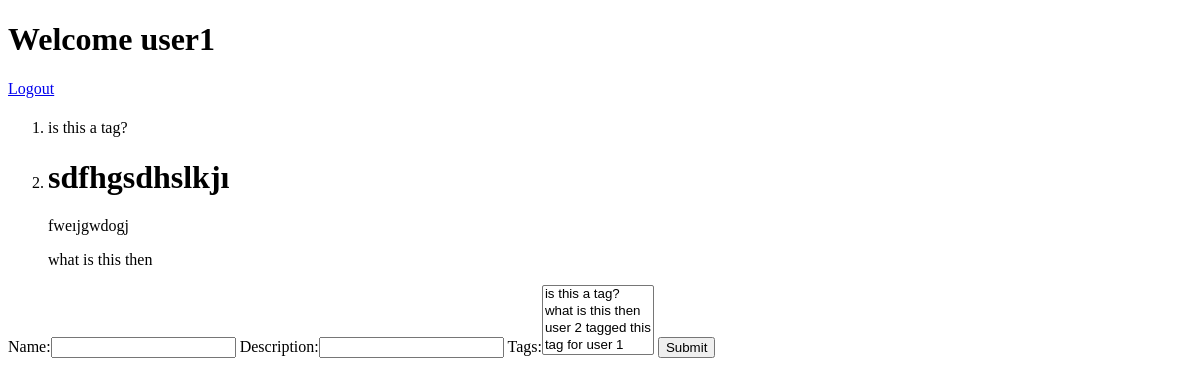
The app's page /todo (signed in), older data.
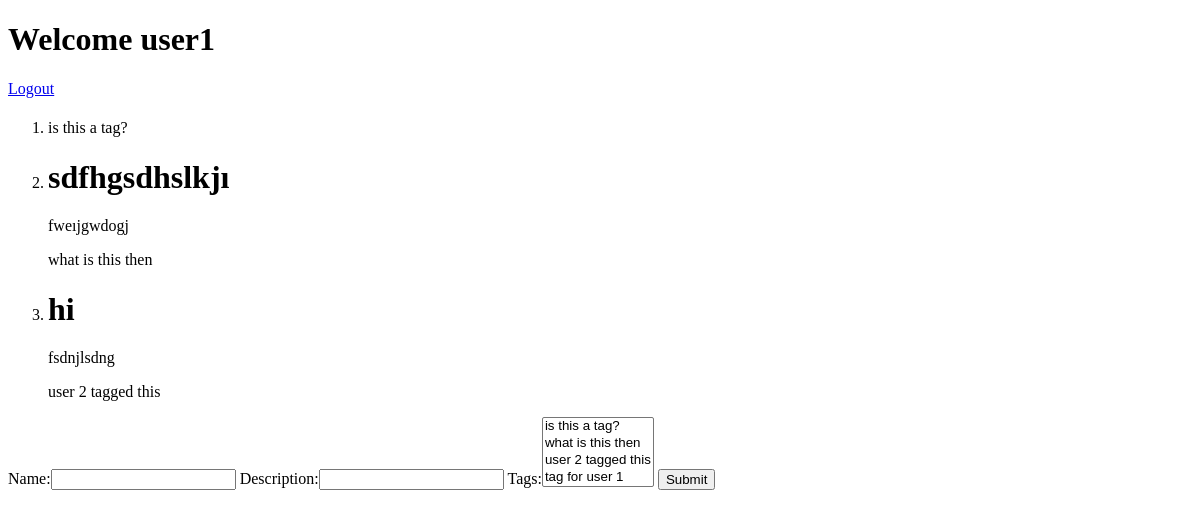
The same page, newer data.
### tags/models.py (models this page shows)
class Tag(models.Model):
    name = models.CharField(max_length=50)
    def __str__(self):
        return self.name

### todo/models.py (models this page shows)
class Todo(models.Model):
    name = models.CharField(max_length=220)
    description = models.CharField(max_length=520)
    owner = models.ForeignKey(User)
    tags = models.ManyToManyField(Tag)

### todo/views.py (the view)
# urls.py: url(r'^todo$', show_todo),
def show_todo(request):
    if request.method == "POST":
        form = TodoForm(request.POST)
        if form.is_valid():
            todo = form.save(commit=False)
            todo.owner = request.user
            todo.save()
            form.save_m2m()
    elif request.method == "GET":
        form = TodoForm()
    return render(request, "my_todos.html", {"todos": Todo.objects.filter(owner=request.user.id),
                                             "tags":Tag.objects.all(),
                                             "form": form})

### todo/forms.py
class TodoForm(forms.ModelForm):
    class Meta:
        model = Todo
        fields = ["name", "description", "tags"]

### todo/templates/my_todos.html (shortened to what this page needs)
<!DOCTYPE html>
<html lang="en">
<head>
</head>
<body>
{% if request.user.username %}
    <h1>Welcome {{ request.user.username }}</h1>
    <a href="/users/logout">Logout</a>
{% endif %}
<ol>
    {% for todo in todos %}
        <li>
            <h1>{{ todo.name }}</h1>
            <p>{{ todo.description }}</p>
            {% for tag in todo.tags.all %}
                {{ tag.name }}
            {% endfor  %}
        </li>
    {% endfor %}
</ol>
<form method="POST">
    {{ form }}
    <button type="submit">Submit</button>
</form>
</body>
</html>

Row changes from the older to the newer data that the page shows:
added Todo: name "hi", description "fsdnjlsdng"
now on this page (row unchanged): Tag: name "user 2 tagged this", shown under "hi"
